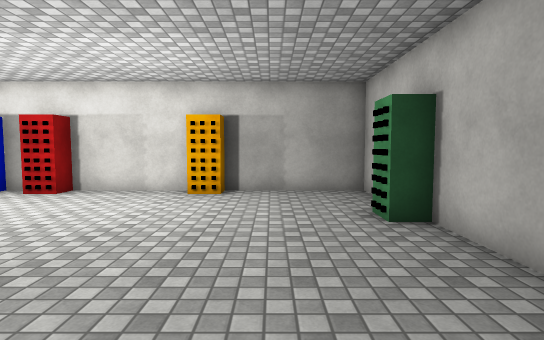
view 1 (above)

15 first-person views from a walk through a 3-D level made in the Unity game engine. The camera is 1.4 m above the floor, tilts 4° down and sees 80° across. The floor is counted in squares, 1 m on a side. Each view is taken from the middle of a square. On the plan, view 1 faces up. The plan holds only what a view shows up to about 15 squares ahead; the rest is blank. The player character is not drawn. Surface patterns are stand-ins for the level's own textures.

view 2
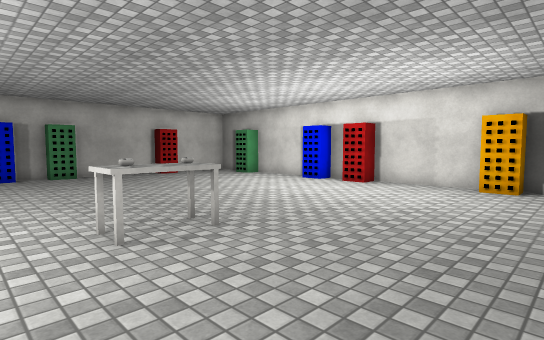

view 3
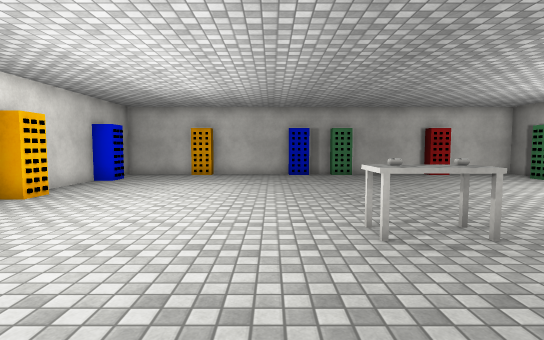

view 4
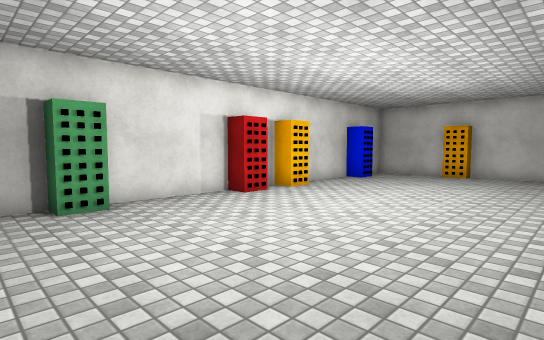

view 5
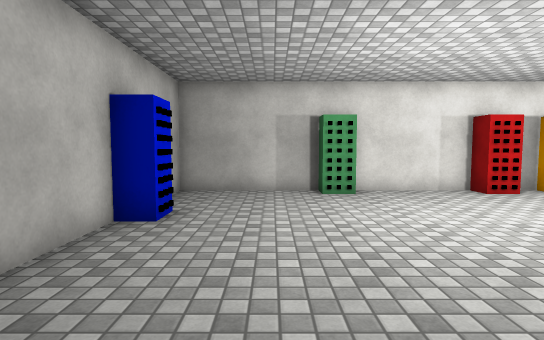

view 6
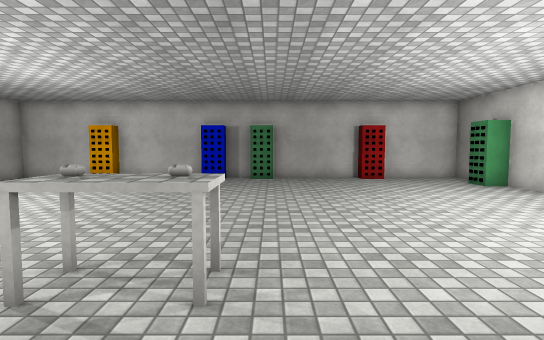

view 7
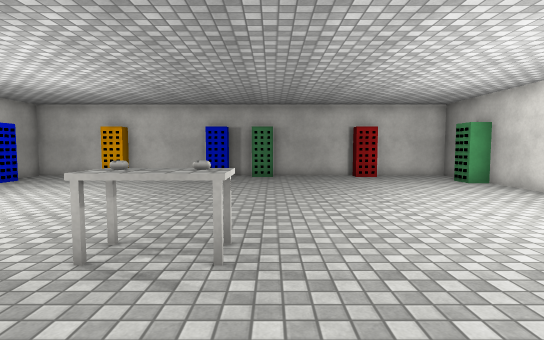

view 8
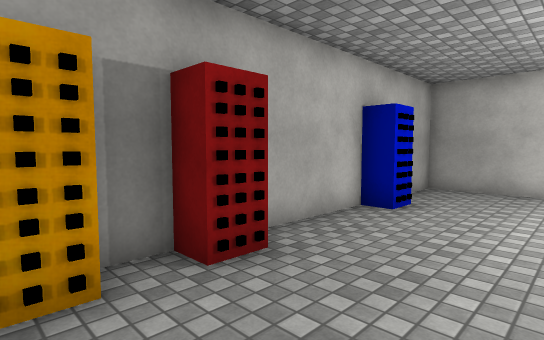

view 9
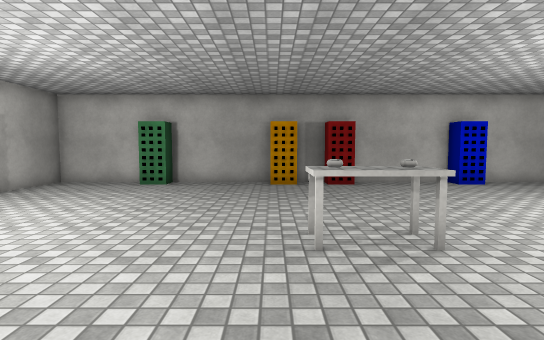

view 10
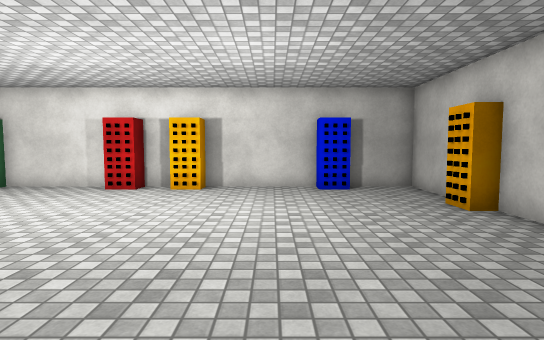

view 11
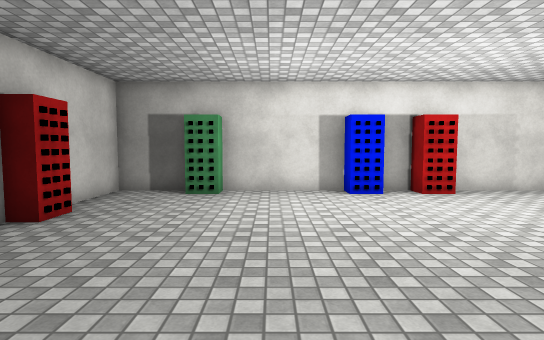

view 12
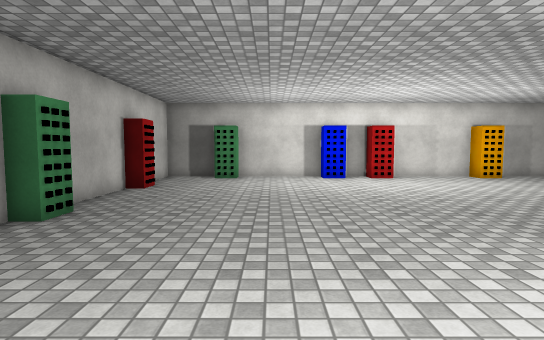

view 13
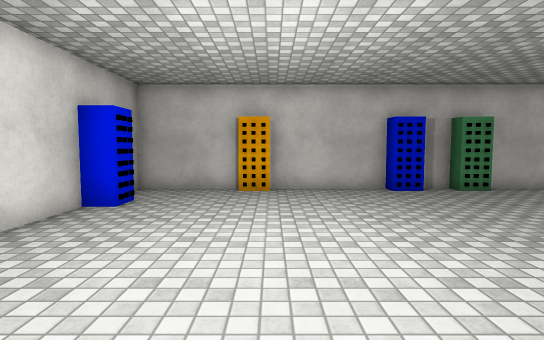

view 14
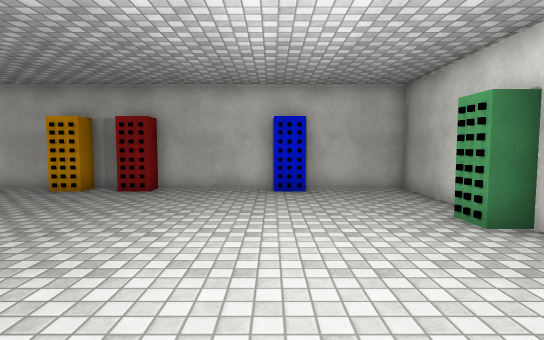

view 15
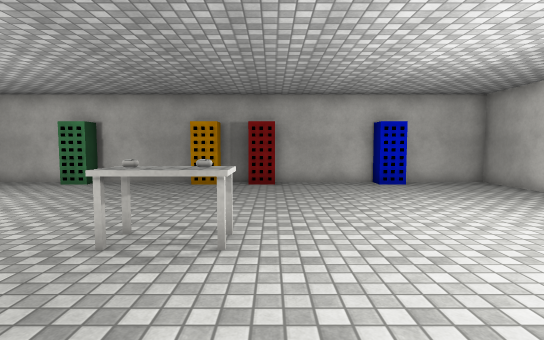

### Floor plan
Key: @ floor where view 1 was taken; # wall or solid block; . floor; ^ raised ledge; O other object.
Columns run from 17 left of view 1 to 3 right of it. Each row starts with its distance up from view 1.
 11 #####################
 10 #..O....O.O....O....#
  9 #...................#
  8 #...................#
  7 #..................OO
  6 O..................O#
  5 #...................#
  4 #...................#
  3 #...................#
  2 O..................OO
  1 #...........^......O#
  0 #...........^....@..#
 -1 O..................OO
 -2 #...................#
 -3 #...................#
 -4 #...................#
 -5 #..................O#
 -6 O..................OO
 -7 #...................#
 -8 #...................#
 -9 #..O....O.O....O....#
-10 #####################

Where each view was taken, in squares from view 1:
view 1: 0 up, 0 right, facing up
view 2: 2 down, 0 right, facing up-left
view 3: 2 down, 0 right, facing left
view 4: 1 down, 0 right, facing down-left
view 5: 1 up, 0 right, facing down
view 6: 2 up, 2 left, facing left
view 7: 2 up, 1 left, facing left
view 8: 2 up, 1 left, facing down-right
view 9: 2 up, 10 left, facing right
view 10: 2 up, 12 left, facing down
view 11: 0 up, 12 left, facing up
view 12: 5 down, 12 left, facing up
view 13: 5 down, 6 left, facing left
view 14: 5 down, 8 left, facing right
view 15: 1 down, 10 left, facing right
